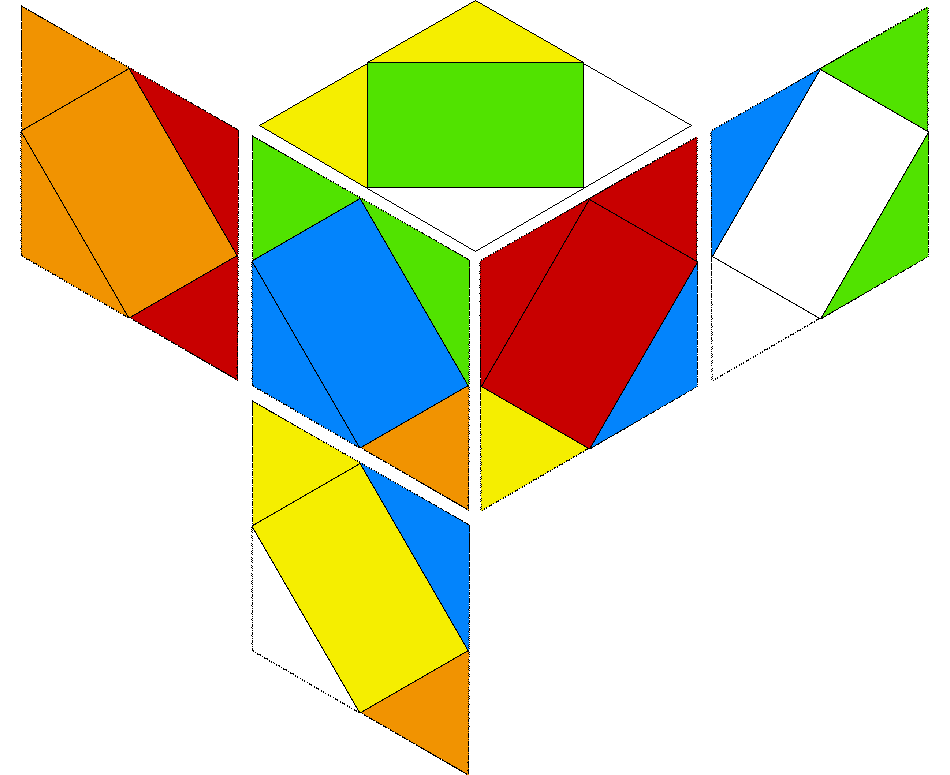

Write the Python code that produced this figure.
import numpy as np
from PIL import Image, ImageDraw

def skewbimage(scramble):
    scramble = scramble.split()

    faceU = np.repeat("W", 5)
    faceD = np.repeat("Y", 5)
    faceR = np.repeat("R", 5)
    faceL = np.repeat("O", 5)
    faceF = np.repeat("G", 5)
    faceB = np.repeat("B", 5)

    rR = (1,2,3,4)
    rB = (4,2,0,3)
    lL = (3,2,1,0)
    bB = (0,2,4,1)

    colors = {
        "R": (200, 0, 0),
        "O": (241,147,1),
        "W": (255, 255, 255), 
        "Y": (245, 238, 0),
        "G": (81, 227, 0),
        "B": (3, 132, 252)
    }

    hyp = int(125*(3**.5))


    def R():
        faceU[1], faceF[4], faceL[3] = faceF[4], faceL[3], faceU[1]
        for i in range(4):
            faceR[rR[i]], faceB[rB[i]], faceD[rR[i]] = faceD[rR[i]], faceR[rR[i]], faceB[rB[i]]


    def L():
        faceU[3], faceR[3], faceB[4] = faceB[4], faceU[3], faceR[3]
        for i in range(4):
            faceF[rB[i]], faceD[lL[i]], faceL[rR[i]] = faceL[rR[i]], faceF[rB[i]], faceD[lL[i]]


    def U():
        faceF[0], faceR[1], faceD[3] = faceR[1], faceD[3], faceF[0]
        for i in range(4):
            faceU[lL[i]], faceL[lL[i]], faceB[bB[i]] = faceB[bB[i]], faceU[lL[i]], faceL[lL[i]]


    def B():
        faceU[0], faceF[3], faceR[4] = faceR[4], faceU[0], faceF[3]
        for i in range(4):
            faceL[rB[i]], faceD[rB[i]], faceB[rR[i]] = faceB[rR[i]], faceL[rB[i]], faceD[rB[i]]


    def draw_face(face, degrees: int = 0):
        hyp = int(125*(3**.5))


        def draw_diamond(fill):
            hyp = int(125*(3**.5))
            width = 500
            height = 250
            diamond = Image.new('RGBA', (width, height), (255,255, 255, 0))
            draw = ImageDraw.Draw(diamond)
            draw.polygon((width/2, 0, width/2 - hyp/2, height/4, width/2, height/2, width/2 + hyp/2, height/4), fill=fill, outline="black")
            return diamond

        def draw_rectangle(fill):
            hyp = int(125*(3**.5))
            width = 500
            height = 250
            rectangle = Image.new('RGBA', (width, height), (255,255, 255, 0))
            draw = ImageDraw.Draw(rectangle)
            draw.rectangle((width/2 - hyp/2, height/4, width/2 + hyp/2, height*.75), fill=fill, outline="black")
            return rectangle

        width = 500
        height = 515
        img = Image.new('RGBA', (width, height), (255, 255, 255, 0)) 

        x = 0
        y = 0
        img.paste(draw_diamond(colors[face[0]]), (x, y), mask=draw_diamond(colors[face[0]]))

        x += int(hyp/2)
        y += 63
        img.paste(draw_diamond(colors[face[1]]), (x, y), mask=draw_diamond(colors[face[0]]))

        x -= hyp
        img.paste(draw_diamond(colors[face[3]]), (x, y), mask=draw_diamond(colors[face[0]]))

        x += int(hyp/2)
        y += 63
        img.paste(draw_diamond(colors[face[4]]), (x, y), mask=draw_diamond(colors[face[0]]))
        
        x = 0
        y = 0
        img.paste(draw_rectangle(colors[face[2]]), (x,y), mask=draw_rectangle(colors[face[2]]))

        img = img.rotate(degrees)

        return img

    moveMap = {
        "R": R, "L":L, "U":U, "B":B
    }

    turns = ["U","R","L","B"]
    for move in scramble:
        if move[-1] == "'":
            move = move[:-1]
            spec = 2
        else:
            spec = 1

        for i in range(spec):
            moveMap[move]()

    LFDorder = (3,0,2,4,1)
    faceL = [faceL[i] for i in LFDorder]
    faceF = [faceF[i] for i in LFDorder]
    faceD = [faceD[i] for i in LFDorder]
    faceR = faceR[::-1]
    faceB = faceB[::-1]


    width = 950
    height = 775
    middle = int((width-500)/2)

    img = Image.new('RGBA', (width, height), (255, 255, 255, 0)) 
    draw = ImageDraw.Draw(img)

    img.paste(draw_face(faceU, 0), (middle, 0), mask=draw_face(faceU, 0))

    img.paste(draw_face(faceL, 120), (middle - hyp - 15, -130), mask=draw_face(faceR, 120))
    img.paste(draw_face(faceF, 120), (middle, 0), mask=draw_face(faceF, 120))
    img.paste(draw_face(faceD, 120), (middle, 265), mask=draw_face(faceR, 120))

    img.paste(draw_face(faceR, 240), (middle, 0), mask=draw_face(faceR, 240))
    img.paste(draw_face(faceB, 240), (middle + hyp + 15, -130), mask=draw_face(faceR, 240))

    return img
